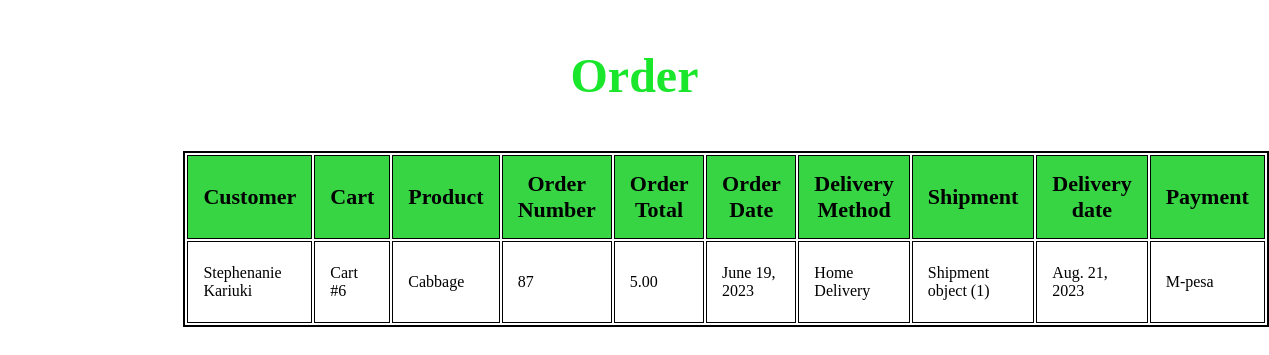
The app's page /order/order/9/, older data.
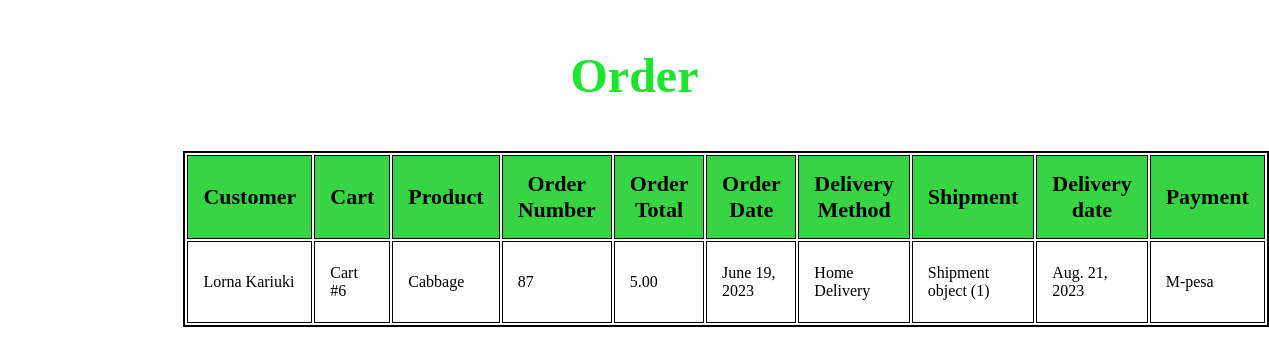
The same page, newer data.
### order/models.py (models this page shows, shortened)
class Order(models.Model):
    customer = models.ForeignKey(Customer,
                                 on_delete=models.CASCADE, null=True)
    cart = models.ForeignKey(Cart,
                             on_delete=models.CASCADE, null=True)
    product = models.ForeignKey(Product,
                                 on_delete=models.CASCADE, null=True )
    order_number = models.PositiveIntegerField()
    order_total = models.DecimalField(max_digits = 6, decimal_places = 2)
    order_date = models.DateField()
    delivery_choices = (
        ('Pick-Up Point', 'Pick-Up Point'),
        ('Home Delivery', 'Home Delivery'),
    )
    delivery_method = models.CharField(max_length=15, choices=delivery_choices)
    shipment = models.ForeignKey(Shipment,
                                 on_delete=models.CASCADE, null=True)
    delivery_date = models.DateField()
    payment = models.ForeignKey(Payment,
                                   on_delete=models.CASCADE, null=True)

### customer/models.py (models this page shows)
class Customer (models.Model):
    name = models.CharField(max_length=32)
    phone_Number = models.CharField(max_length=15)
    email = models.EmailField()
    location = models.CharField(max_length=32)
    user = models.ForeignKey(User,
                                on_delete=models.CASCADE, null=True)
    def __str__(self):
        return self.name

### cart/models.py (models this page shows, shortened)
class Cart(models.Model):
    inventory = models.ManyToManyField(Product)
    delivery_choices = (
        ('Pick-Up Point', 'Pick-Up Point'),
        ('Home Delivery', 'Home Delivery'),
    )
    delivery_method = models.CharField(max_length=15, choices=delivery_choices)
    number_of_products = models.IntegerField()
    products_total = models.DecimalField(max_digits=6, decimal_places=2)
    shipping_cost = models.DecimalField(max_digits=6, decimal_places=2)
    payment_choice = (
        ('M-Pesa', 'M-Pesa'),
        ('Pay on Delivery', 'Pay on Delivery'),
    )
    payment_method = models.CharField(max_length = 15, choices = payment_choice)
    def __str__(self):
        return f"Cart #{self.pk}"

### inventory/models.py (models this page shows)
class Product(models.Model):
    title = models.CharField(max_length = 32)
    vendor = models.ForeignKey(Vendor,
                               on_delete=models.CASCADE)
    description = models.TextField()
    product_id = models.PositiveBigIntegerField()
    image = models.ImageField(upload_to='images')
    price = models.DecimalField(max_digits = 6, decimal_places = 2)
    stock = models.PositiveIntegerField()
    date_created = models.DateTimeField(auto_now_add = True)
    date_updated = models.DateTimeField(auto_now = True)
    def __str__(self):
        return self.title

### shipment/models.py (models this page shows, shortened)
class Shipment(models.Model):
    location = models.CharField(max_length=120)
    delivery_choices = (
        ('Pick-up Point', 'Pick-up Point'),
        ('Home Delivery', 'Home Delivery'),
    )
    delivery_method = models.CharField(max_length=64, choices=delivery_choices)
    shipment_cost = models.PositiveIntegerField()
    status = models.CharField(max_length=12)
    delivery_date = models.DateField()
    delivery_time = models.TimeField()

### payment/models.py (models this page shows)
class Payment(models.Model):
    payment_choices = (
        ('M-pesa', 'M-Pesa'),
        ('Pay on Delivery', 'Pay on Delivery'),
    )
    payment_method = models.CharField(max_length=64, choices=payment_choices)
    amount = models.DecimalField(max_digits=6, decimal_places=2)
    payment_time = models.TimeField()
    payment_date = models.DateField()
    receipt_number = models.CharField(max_length=32)
    status = models.CharField(max_length=15)
    reference_number = models.CharField(max_length=32)
    products= models.CharField(max_length=64)
    refunds = models.CharField(max_length=500)
    def __str__(self):
        return self.payment_method

### order/views.py (the view)
# urls.py: path("order/<int:id>/", order_details, name="order_details_view"),
def order_details(request, id):
    order = Order.objects.get(id=id)
    return render(request, "order/order_details.html", {"order": order})

### template/order/order_details.html (shortened to what this page needs)
<!DOCTYPE html>
<html lang="en">
<head>
    {%load static%}
    <link rel="stylesheet" href="{% static 'css/products_detail.css' %}">
</head>
<body>
    <h3>Order</h3>
    <table class="table">
        <th>Customer</th>
        <th>Cart</th>
        <th>Product</th>
        <th class="detail">Order Number</th>
        <th>Order Total</th>
        <th>Order Date</th>
        <th>Delivery Method</th>
        <th>Shipment</th>
        <th>Delivery date</th>
        <th>Payment</th>
        <tr>
            <td>{{order.customer}}</td>
            <td>{{order.cart}}</td>
            <td>{{order.product}}</td>
            <td>{{order.order_number}}</td>
            <td>{{order.order_total}}</td>
            <td>{{order.order_date}}</td>
            <td>{{order.delivery_method}}</td>
            <td>{{order.shipment}}</td>
            <td>{{order.delivery_date}}</td>
            <td>{{order.payment}}</td>
        </tr>
    </table>
</body>
</html>

Row changes from the older to the newer data that the page shows:
changed through a linked row, Order "Home Delivery": customer "Stephenanie Kariuki" → "Lorna Kariuki"
